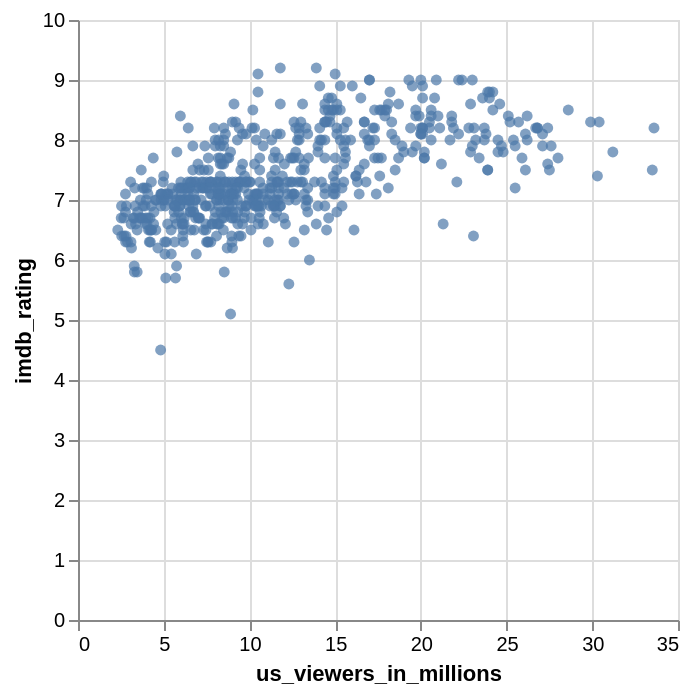

Notebook code cell kept with this figure:
### Code cell
# Q3
alt.Chart(df).mark_circle().encode(
    x='us_viewers_in_millions',
    y='imdb_rating'
)

### Figure 1 — Vega-Lite specification as saved in the notebook (floating-point values rounded to 4 significant figures; data arrays with more than 128 entries replaced by an {"elided": "..."} marker saying what was removed)
{"config": {"view": {"continuousWidth": 300, "continuousHeight": 300}}, "data": {"name": "data-242337d988399a6930d745eee72c1f37"}, "mark": {"type": "circle"}, "encoding": {"x": {"field": "us_viewers_in_millions", "type": "quantitative"}, "y": {"field": "imdb_rating", "type": "quantitative"}}, "$schema": "https://vega.github.io/schema/vega-lite/v6.1.0.json", "datasets": {"data-242337d988399a6930d745eee72c1f37": {"elided": "600 records"}}}
